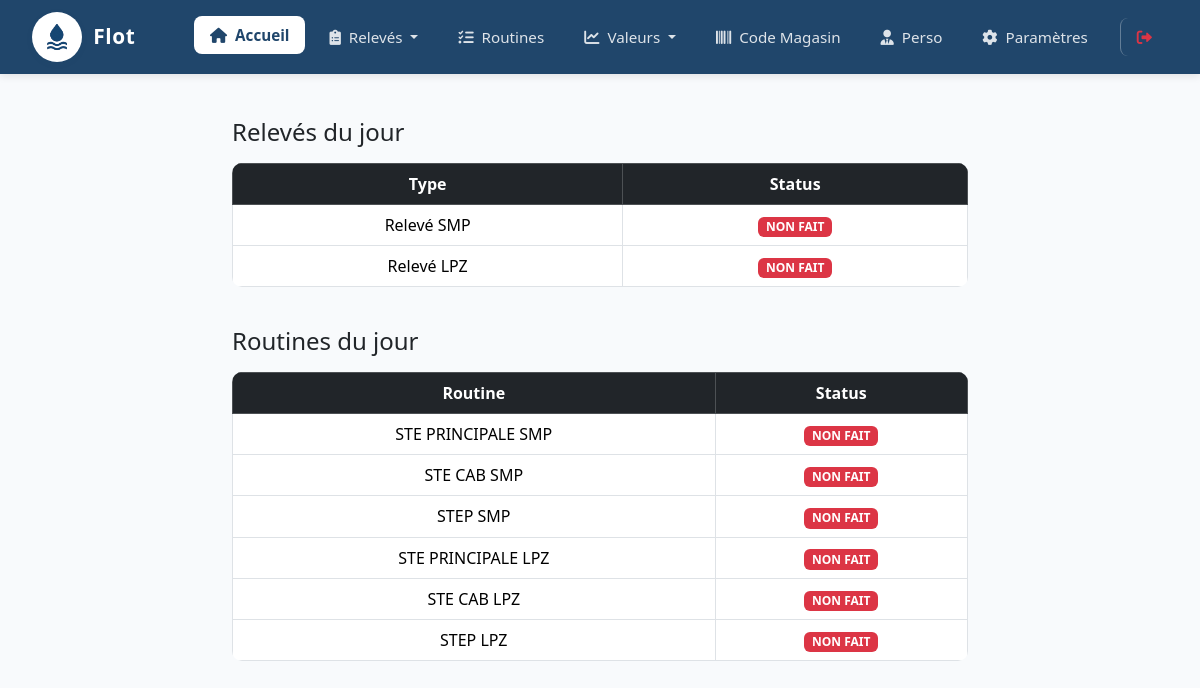
Screenshot of / (signed in) with the database file from the repository.
### app.py (models this page shows)
class FormulaireRoutine(db.Model):
    id = db.Column(db.Integer, primary_key=True)
    nom = db.Column(db.String(100), unique=True, nullable=False, index=True)
    created_at = db.Column(db.DateTime, default=datetime.utcnow)

### app.py (the view)
@app.route('/')
@login_required
def index():
    today = datetime.now().date()
    smp_fait = db.session.query(Releve).join(TypeReleve).filter(TypeReleve.site_id == 1, Releve.date == today).count() > 0
    lpz_fait = db.session.query(Releve).join(TypeReleve).filter(TypeReleve.site_id == 2, Releve.date == today).count() > 0
    releves_status = {
        'SMP': smp_fait,
        'LPZ': lpz_fait
    }
    releves_regularite = {}
    for nom, site_id in [('SMP', 1), ('LPZ', 2)]:
        type_releves = TypeReleve.query.filter_by(site_id=site_id).all()
        reset = RESET_REGULARITE.get(('releve', f'Relevé {nom}'))
        first = db.session.query(Releve.date).join(TypeReleve).filter(TypeReleve.site_id == site_id)
        if reset:
            first = first.filter(Releve.date >= reset)
        first = first.order_by(Releve.date.asc()).first()
        if first:
            date_debut = first[0]
            jours = (today - date_debut).days + 1
            total = db.session.query(Releve.date).join(TypeReleve).filter(TypeReleve.site_id == site_id, Releve.date >= date_debut).distinct().count()
            regularite = int(100 * total / jours) if jours > 0 else 0
        else:
            regularite = 0
        releves_regularite[nom] = regularite
    routines_list = [
        'STE PRINCIPALE SMP', 'STE CAB SMP', 'STEP SMP',
        'STE PRINCIPALE LPZ', 'STE CAB LPZ', 'STEP LPZ'
    ]
    routines_status = {}
    routines_regularite = {}
    for nom in routines_list:
        formulaire = FormulaireRoutine.query.filter_by(nom=nom).first()
        fait = False
        regularite = 0
        if formulaire:
            fait = db.session.query(ReponseRoutine).filter(ReponseRoutine.formulaire_id == formulaire.id, ReponseRoutine.date_creation == today).count() > 0
            reset = RESET_REGULARITE.get(('routine', nom))
            first = db.session.query(ReponseRoutine.date_creation).filter(ReponseRoutine.formulaire_id == formulaire.id)
            if reset:
                first = first.filter(ReponseRoutine.date_creation >= reset)
            first = first.order_by(ReponseRoutine.date_creation.asc()).first()
            if first:
                date_debut = first[0]
                jours = (today - date_debut).days + 1
                total = db.session.query(ReponseRoutine.date_creation).filter(ReponseRoutine.formulaire_id == formulaire.id, ReponseRoutine.date_creation >= date_debut).distinct().count()
                regularite = int(100 * total / jours) if jours > 0 else 0
        routines_status[nom] = fait
        routines_regularite[nom] = regularite
    return render_template('index.html', releves_status=releves_status, releves_regularite=releves_regularite, routines_list=routines_list, routines_status=routines_status, routines_regularite=routines_regularite, user_role=current_user.role)

### app.py (called while the page is built)
@login_manager.user_loader
def load_user(user_id):
    return db.session.get(User, int(user_id))

### templates/index.html (shortened to what this page needs)
{% extends "base.html" %}
{% block content %}
<div class="container py-4">
    <div class="row justify-content-center mb-4">
        <div class="col-md-8">
            <h4 class="mb-3">Relevés du jour</h4>
            <table class="table table-bordered text-center align-middle">
                <thead class="table-dark">
                    <tr>
                        <th>Type</th>
                        <th>Status</th>
                    </tr>
                </thead>
                <tbody>
                    <tr>
                        <td>Relevé SMP</td>
                        <td>{% if releves_status.SMP %}<span class="badge bg-success">FAIT</span>{% else %}<span class="badge bg-danger">NON FAIT</span>{% endif %}</td>
                    </tr>
                    <tr>
                        <td>Relevé LPZ</td>
                        <td>{% if releves_status.LPZ %}<span class="badge bg-success">FAIT</span>{% else %}<span class="badge bg-danger">NON FAIT</span>{% endif %}</td>
                    </tr>
                </tbody>
            </table>
        </div>
    </div>
    <div class="row justify-content-center mb-4">
        <div class="col-md-8">
            <h4 class="mb-3">Routines du jour</h4>
            <table class="table table-bordered text-center align-middle">
                <thead class="table-dark">
                    <tr>
                        <th>Routine</th>
                        <th>Status</th>
                    </tr>
                </thead>
                <tbody>
                    {% for routine in routines_list %}
                    <tr>
                        <td>{{ routine }}</td>
                        <td>{% if routines_status[routine] %}<span class="badge bg-success">FAIT</span>{% else %}<span class="badge bg-danger">NON FAIT</span>{% endif %}</td>
                    </tr>
                    {% endfor %}
                </tbody>
            </table>
        </div>
    </div>
</div>
{% endblock %}

### templates/base.html (style rules this page uses)
:root { --flot-blue-dark: #20466B; --flot-blue: #2B5C88; --flot-bg: #f8fafc; --flot-white: #fff; }
body { background: var(--flot-bg); }
.table { border-radius: 10px; overflow: hidden; }

### rows the page displays
FormulaireRoutine: nom "STE PRINCIPALE SMP"
FormulaireRoutine: nom "STE CAB SMP"
FormulaireRoutine: nom "STEP SMP"
FormulaireRoutine: nom "STE PRINCIPALE LPZ"
FormulaireRoutine: nom "STE CAB LPZ"
FormulaireRoutine: nom "STEP LPZ"
